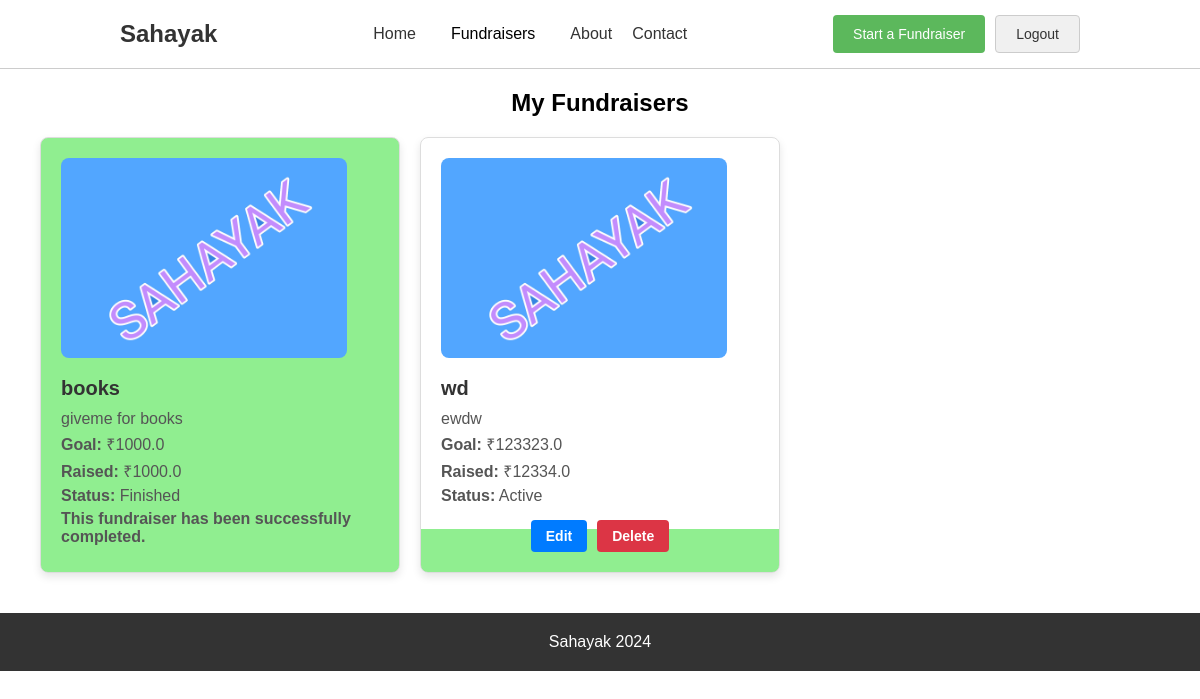
The app's page /my-fundraisers (signed in), older data.
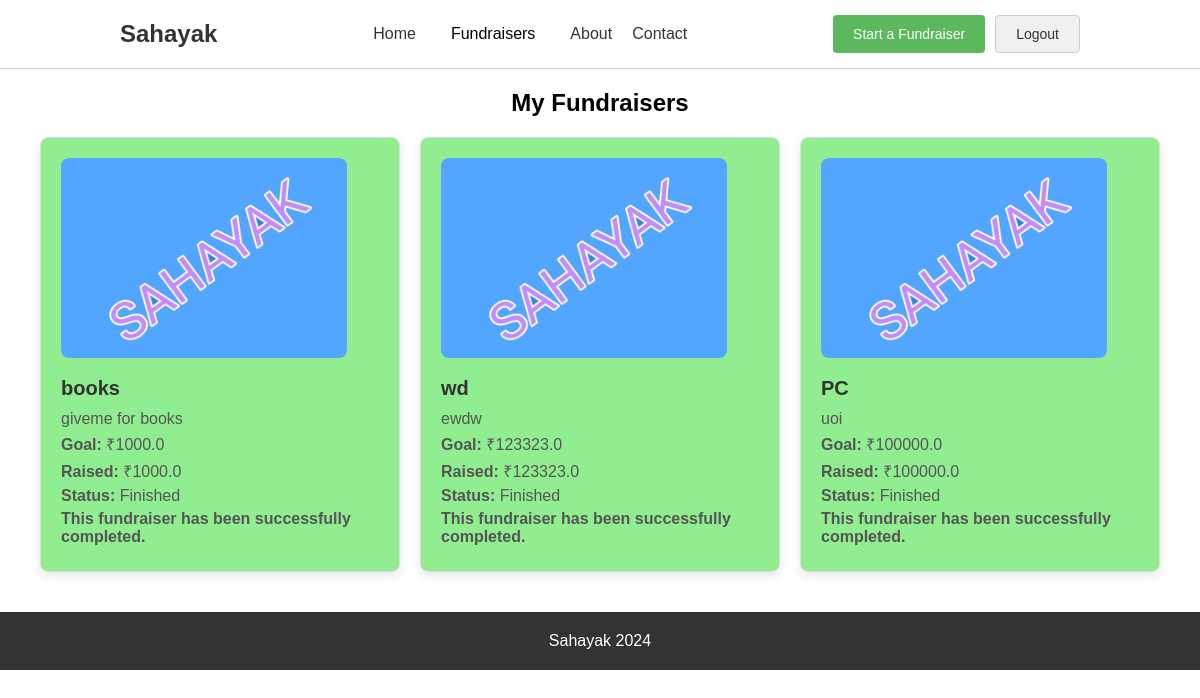
The same page, newer data.
### app.py (models this page shows)
class Fundraiser(db.Model):
    id = db.Column(db.Integer, primary_key=True)
    title = db.Column(db.String(200), nullable=False)
    description = db.Column(db.Text, nullable=False)
    goal = db.Column(db.Float, nullable=False)
    total_donated = db.Column(db.Float, default=0.0)
    timestamp = db.Column(db.DateTime, default=datetime.utcnow)
    image_filename = db.Column(db.String(200), nullable=True)
    category = db.Column(db.String(100), nullable=False)
    user_id = db.Column(db.Integer, db.ForeignKey('user.id'), nullable=False)  # Foreign key to User
    flag = db.Column(db.String(10), default='active')  # 'active', 'finished', 'deleted'
    user = db.relationship('User', backref=db.backref('fundraisers', lazy=True))
    def progress_percentage(self):
        return (self.total_donated / self.goal) * 100 if self.goal else 0

### app.py (the view)
@app.route('/my-fundraisers')
@login_required
def my_fundraisers():
    fundraisers = Fundraiser.query.filter_by(user_id=session.get('user_id')).all()
    return render_template('my_fundraisers.html', fundraisers=fundraisers)

### app.py (called while the page is built)
def login_required(f):
    @wraps(f)
    def decorated_function(*args, **kwargs):
        if 'user_id' not in session:
            flash("You need to log in first.", "warning")
            return redirect(url_for('login'))  # Redirect to the login page if not logged in
        return f(*args, **kwargs)
    return decorated_function

### templates/my_fundraisers.html (shortened to what this page needs)
{% extends "base.html" %}
{% block content %}
<section class="my-fundraisers">
    <h2>My Fundraisers</h2>
    {% if fundraisers %}
    <div class="fundraiser-grid">
        {% for fundraiser in fundraisers %}
        <div class="fundraiser-card" style="background: linear-gradient(to top, lightgreen {{ fundraiser.progress_percentage() }}%, #fff {{ fundraiser.progress_percentage() }}%);">
            {% if fundraiser.image_filename %}
            <img src="{{ url_for('static', filename='uploads/' + fundraiser.image_filename) }}" alt="{{ fundraiser.title }}">
            {% else %}
            <img src="{{ url_for('static', filename='images/default.png') }}" alt="Default Image">
            {% endif %}
            <h3>{{ fundraiser.title }}</h3>
            <p>{{ fundraiser.description }}</p>
            <p><strong>Goal:</strong> ₹{{ fundraiser.goal }}</p>
            <p><strong>Raised:</strong> ₹{{ fundraiser.total_donated or 0.0 }}</p>
            <p><strong>Status:</strong> {{ fundraiser.flag | capitalize }}</p>
            {% if fundraiser.flag == 'finished' %}
            <p class="finished-msg">This fundraiser has been successfully completed.</p>
            {% endif %}
            {% if fundraiser.flag == 'active' %}
            <div class="action-buttons">
                <a href="{{ url_for('edit_fundraiser', fundraiser_id=fundraiser.id) }}" class="edit-btn">Edit</a>
                <form action="{{ url_for('delete_fundraiser', fundraiser_id=fundraiser.id) }}" method="POST" onsubmit="return confirm('Are you sure you want to delete this fundraiser?');" style="display: inline;">
                    <button type="submit" class="delete-btn">Delete</button>
                </form>
            </div>
            {% endif %}
        </div>
        {% endfor %}
    </div>
    {% else %}
    <p class="no-fundraisers-message">You have not created any fundraisers yet.</p>
    {% endif %}
</section>
{% endblock %}

### templates/base.html (shortened to what this page needs)
<!DOCTYPE html>
<html lang="en">
<head>
    <link rel="stylesheet" href="{{ url_for('static', filename='style.css') }}">
</head>
<body>
    <header class="navbar">
        <div class="container">
            <h1 class="logo">Sahayak</h1>
            <nav>
                <ul>
                    <li><a href="{{ url_for('home') }}">Home</a></li>
                    <li class="dropdown">
			<a href="#" class="dropbtn">Fundraisers</a>
        	    </li>
                    <li><a href="{{ url_for('about') }}">About</a></li>
                    <li><a href="{{ url_for('contact') }}">Contact</a></li>
                </ul>
            </nav>
            <div class="auth">
                {% if session.get('user_id') %}
                <button class="fundraise-btn" onclick="location.href='{{ url_for('start_fundraiser') }}'">Start a Fundraiser</button>
                <button class="login-btn" onclick="location.href='{{ url_for('logout') }}'">Logout</button>
                {% else %}
                <button class="login-btn" onclick="location.href='{{ url_for('login') }}'">Login</button>
                <button class="fundraise-btn" onclick="location.href='{{ url_for('start_fundraiser') }}'">Start a Fundraiser</button>
                {% endif %}
            </div>
        </div>
    </header>
    <main>
        {% block content %}{% endblock %}
    </main>
    <footer class="footer">
        <p>Sahayak 2024</p>
    </footer>
</body>
</html>

### static/style.css (style rules this page uses)
* { margin: 0; padding: 0; box-sizing: border-box; font-family: Arial, sans-serif; }
.navbar { background-color: #fff; padding: 15px 0; border-bottom: 1px solid #ccc; }
.container { width: 80%; margin: auto; display: flex; justify-content: space-between; align-items: center; }
.logo { font-size: 24px; font-weight: bold; color: #333; }
nav ul { list-style: none; display: flex; }
nav ul li { margin-left: 20px; }
nav ul li a { text-decoration: none; color: #333; font-size: 16px; }
.auth { display: flex; }
.auth .login-btn, .auth .fundraise-btn { padding: 10px 20px; margin-left: 10px; border: none; cursor: pointer; border-radius: 4px; transition: background-color 0.3s ease; font-size: 14px; }
.auth .login-btn { background-color: #f0f0f0; color: #333; border: 1px solid #ccc; }
.auth .fundraise-btn { background-color: #5cb85c; color: white; }
.fundraiser-grid { display: grid; grid-template-columns: repeat(3, 1fr); gap: 20px; max-width: 1200px; margin: 0 auto; padding: 20px; }
.fundraiser-card { background-color: white; border: 1px solid #ddd; border-radius: 8px; padding: 20px; text-align: center; transition: transform 0.3s, box-shadow 0.3s; }
.fundraiser-card img { width: 90%; height: 200px; object-fit: cover; border-radius: 4px; transition: transform 0.3s, filter 0.3s; }
.dropdown { position: relative; display: inline-block; }
.dropbtn { background-color: transparent; color: black; padding: 10px 15px; text-decoration: none; font-size: 16px; border: none; cursor: pointer; }
.footer { background-color: #333; color: white; text-align: center; padding: 20px; }

### templates/my_fundraisers.html (style rules this page uses)
.my-fundraisers { padding: 20px; text-align: center; }
.fundraiser-grid { display: grid; grid-template-columns: repeat(auto-fill, minmax(300px, 1fr)); gap: 20px; }
.fundraiser-card { background-color: #fff; padding: 20px; border: 1px solid #ddd; border-radius: 8px; box-shadow: 0 4px 8px rgba(0, 0, 0, 0.1); text-align: left; transition: transform 0.2s, box-shadow 0.2s; position: relative; }
.fundraiser-card img { max-width: 100%; border-radius: 8px; margin-bottom: 15px; }
.fundraiser-card h3 { font-size: 20px; margin-bottom: 10px; color: #333; }
.fundraiser-card p { margin: 5px 0; color: #555; }
.finished-msg { color: #28a745; font-weight: bold; }

Row changes from the older to the newer data that the page shows:
changed Fundraiser "wd": total_donated "12334.0" → "123323.0"; flag "Active" → "Finished"; flag "Edit Delete" → "This fundraiser has been successfully completed."
added Fundraiser: title "PC", description "uoi", goal "100000.0", total_donated "100000.0", flag "Finished", shows "This fundraiser has been successfully completed."
